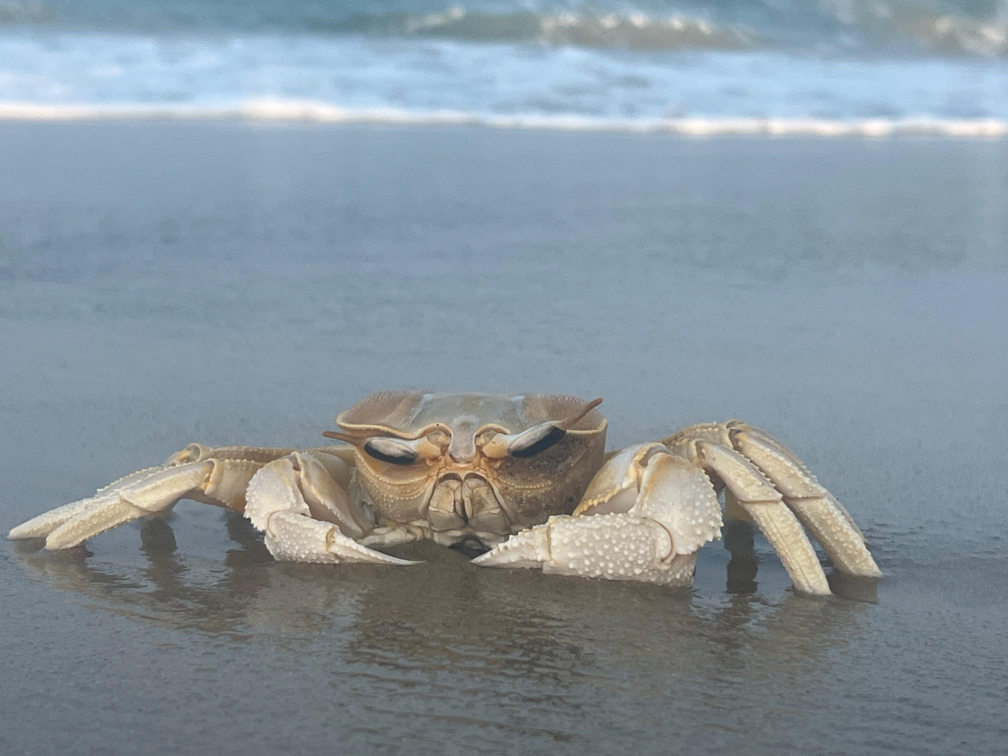
#> input picture images/crab.jpg, 4032 x 3024 px (shown at 1/4 size)
$ jupyter execute --allow-errors L02_Point_Operations.ipynb   (shell and % lines are left out)
#> lines starting #> are read from the running program, lines starting #| are printed output that depends on the picture
[cell 1]
import cv2 as cv
import numpy as np
import matplotlib.pyplot as plt

### 1. Creating a 6*8 Image

#### 1.1 A Grayscale Image

[cell 2]
im = np.zeros((6,8), dtype=np.uint8)
im[2,3] = 255
fig, ax = plt.subplots(1, 1, figsize=(6,8))
ax.imshow(im, cmap='gray', vmin=0, vmax=255)
ax.xaxis.set_ticks_position('top')
plt.show()

#### 1.2 A Colour Image

[cell 3]
im = np.zeros((6,8,3), dtype=np.uint8)
im[2,3] = [255, 0, 0]
fig, ax = plt.subplots(1, 1, figsize=(6,8))
ax.imshow(im)
ax.xaxis.set_ticks_position('top')
plt.show()

### 2. Image Opening and Displaying

#### 2.1 Displaying using Matplotlib

[cell 4]
im = cv.imread('images/elephants.jpg')
fig, ax = plt.subplots(1, 1, figsize=(6,8))
#> (the rest of this cell did not finish here and is left out)

#### 2.2 Displaying using OpenCV

[cell 5]
im = cv.imread('images/elephants.jpg')

# Resize to fit screen (e.g., 800×600)
scale_percent = 20  # percent of original size
#> (the rest of this cell did not finish here and is left out)

### 3. Image Properties

#> (a cell that did not finish here is left out)

### 4. Increasing the Brightness

[cell 7]
im_1 = cv.imread('images/crab.jpg', cv.IMREAD_GRAYSCALE)
#> im_1: shape (3024, 4032); min 40, max 255, mean 145.1
im_2 = cv.add(im_1, 100)
fig, ax = plt.subplots(1, 2, figsize=(12, 6))
ax[0].imshow(im_1, cmap='gray', vmin=0, vmax=255)
ax[0].set_title('Original Image')
ax[1].imshow(im_2, cmap='gray', vmin=0, vmax=255)
ax[1].set_title("Brightness Increased")

#for a in ax:
    #a.axis('off')

plt.show()

### 5. Obtaining One Colour Plane

[cell 8]
im = cv.imread('images/colourful.jpg') # BGR image
#> (the rest of this cell did not finish here and is left out)

### 6. Sampling and Reconstruction

### 7. Image Resampling and Interpolation

#### 7.1 Demosaicing

[cell 9]
import cv2
import numpy as np
import matplotlib.pyplot as plt

# Simulate a Bayer pattern with color variation
bayer_color = np.zeros((8, 8), dtype=np.uint8)

# Create a pattern: Red on even rows, Blue on odd rows
for i in range(8):
    for j in range(8):
        if i % 2 == 0:
            if j % 2 == 0:
                bayer_color[i, j] = 255  # Red pixel
            else:
                bayer_color[i, j] = 128  # Green pixel
        else:
            if j % 2 == 0:
                bayer_color[i, j] = 128  # Green pixel
            else:
                bayer_color[i, j] = 255  # Blue pixel

# Apply demosaicing
color_result = cv2.cvtColor(bayer_color, cv2.COLOR_BayerGR2BGR)

# Display
plt.figure(figsize=(10, 4))

plt.subplot(1, 2, 1)
plt.title("Simulated Bayer Pattern")
plt.imshow(bayer_color, cmap='gray')
plt.axis('off')

plt.subplot(1, 2, 2)
plt.title("After Demosaicing")
plt.imshow(cv2.cvtColor(color_result, cv2.COLOR_BGR2RGB))
plt.axis('off')

plt.tight_layout()
plt.show()

### 8. Intensity Transformations

#### 8.1 Identity Transform T(.) = 1
- Nothing changes in output image

[cell 10]
f = cv.imread('images/seashell.jpg', cv.IMREAD_GRAYSCALE)
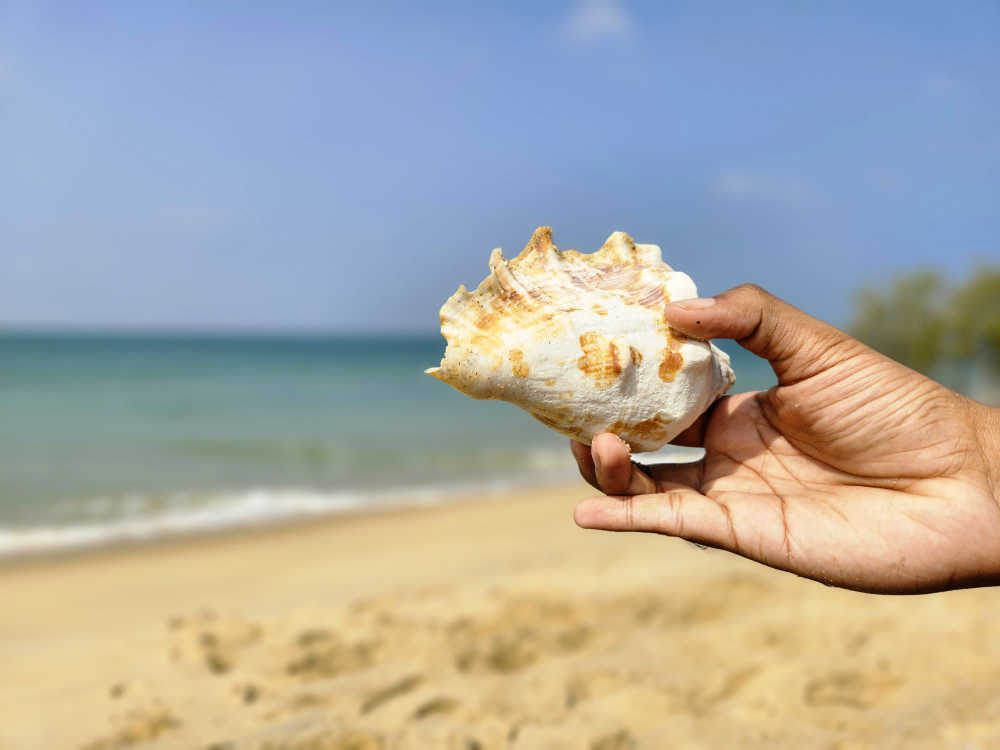
#> input picture images/seashell.jpg, 4000 x 3000 px (shown at 1/4 size)
#> f: shape (3000, 4000); min 0, max 255, mean 169.7
t = np.arange(256, dtype=np.uint8)
g = t[f]

fig, ax = plt.subplots(1, 2, figsize=(8,8))
ax[0].imshow(cv.cvtColor(f, cv.COLOR_BGR2RGB))
ax[0].set_title('Original Image')
ax[1].imshow(cv.cvtColor(g, cv.COLOR_BGR2RGB))
ax[1].set_title('Transformed Image')

plt.show()

#### 8.2 Negative transformation

[cell 11]
f = cv.imread('images/seashell.jpg', cv.IMREAD_GRAYSCALE)
t = np.arange(255, -1, -1, dtype=np.uint8) # start, stop, step
g = t[f]

fig, ax = plt.subplots(1, 2, figsize=(8,8))
ax[0].imshow(cv.cvtColor(f, cv.COLOR_BGR2RGB))
ax[0].set_title('Original Image')
ax[1].imshow(cv.cvtColor(g, cv.COLOR_BGR2RGB))
ax[1].set_title('Transformed Image')

plt.show()

#### 8.3 Intensity Windowing

[cell 12]
c = np.array([(100, 50), (150, 200)])

t1 = np.linspace(0, c[0,1], c[0,0]+1-0).astype('uint8')
t2 = np.linspace(c[0,1]+1, c[1,1], c[1,0]-c[0,0]).astype('uint8')
t3 = np.linspace(c[1,1]+1, 255, 255-c[1,0]).astype('uint8')

transform = np.concatenate((t1, t2), axis=0).astype('uint8')
transform = np.concatenate((transform, t3), axis=0).astype('uint8')
print(len(transform))

image_orig = cv.imread('images/crab.jpg', cv.IMREAD_GRAYSCALE)
image_transformed = cv.LUT(image_orig, transform)
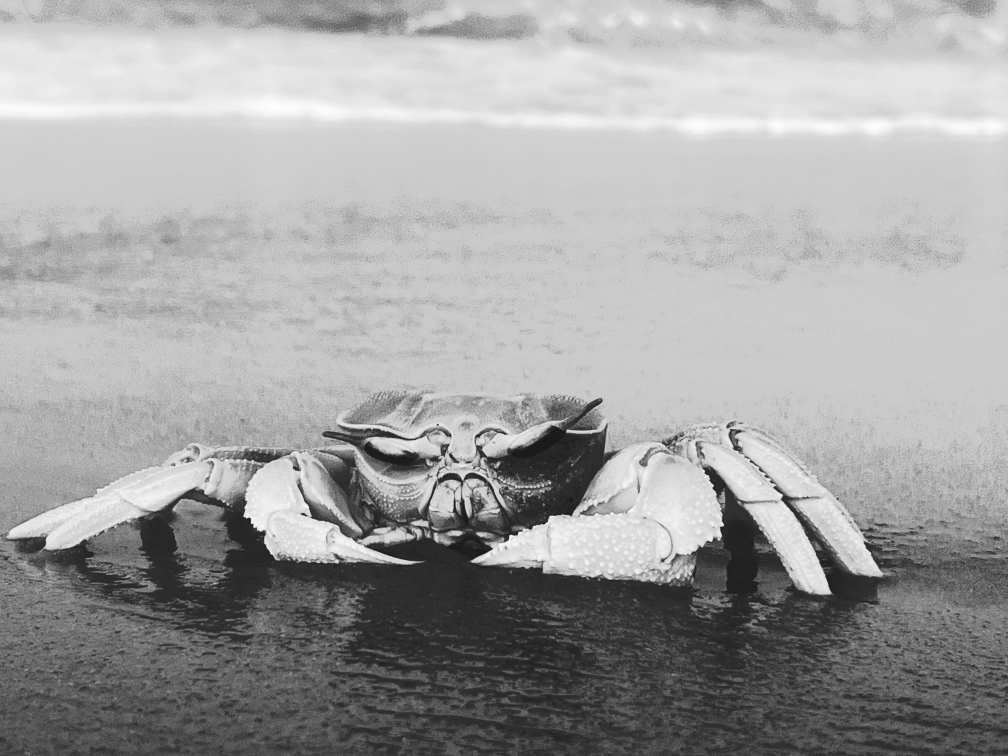
#> image_transformed: shape (3024, 4032) (shown at 1/4 size); min 20, max 255, mean 162

fig, ax = plt.subplots(1, 2, figsize=(8,8))
ax[0].imshow(cv.cvtColor(image_orig, cv.COLOR_BGR2RGB))
ax[0].set_title('Original Image')
ax[1].imshow(cv.cvtColor(image_transformed, cv.COLOR_BGR2RGB))
ax[1].set_title('Transformed Image')

#### 8.4 Gamma Correction

##### 8.4.1 Dakening the image (gamma > 1)

[cell 13]
gamma1 = 2
t = np.array([(i/255.0)**(gamma1)*255 for i in np.arange(0, 256)]).astype('uint8')

g = cv.LUT(image_orig, t)
#> g: shape (3024, 4032)

fig, ax = plt.subplots(1, 2, figsize=(8,8))
ax[0].imshow(cv.cvtColor(image_orig, cv.COLOR_BGR2RGB))
ax[0].set_title('Original Image')
ax[1].imshow(cv.cvtColor(g, cv.COLOR_BGR2RGB))
ax[1].set_title('Transformed Image')

##### 8.4.2 Brightening the image (gamma < 1)

[cell 14]
gamma2 = 0.5
t = np.array([(i/255.0)**(gamma2)*255 for i in np.arange(0, 256)]).astype('uint8')

im = cv.imread('images/night.jpg', cv.IMREAD_GRAYSCALE)
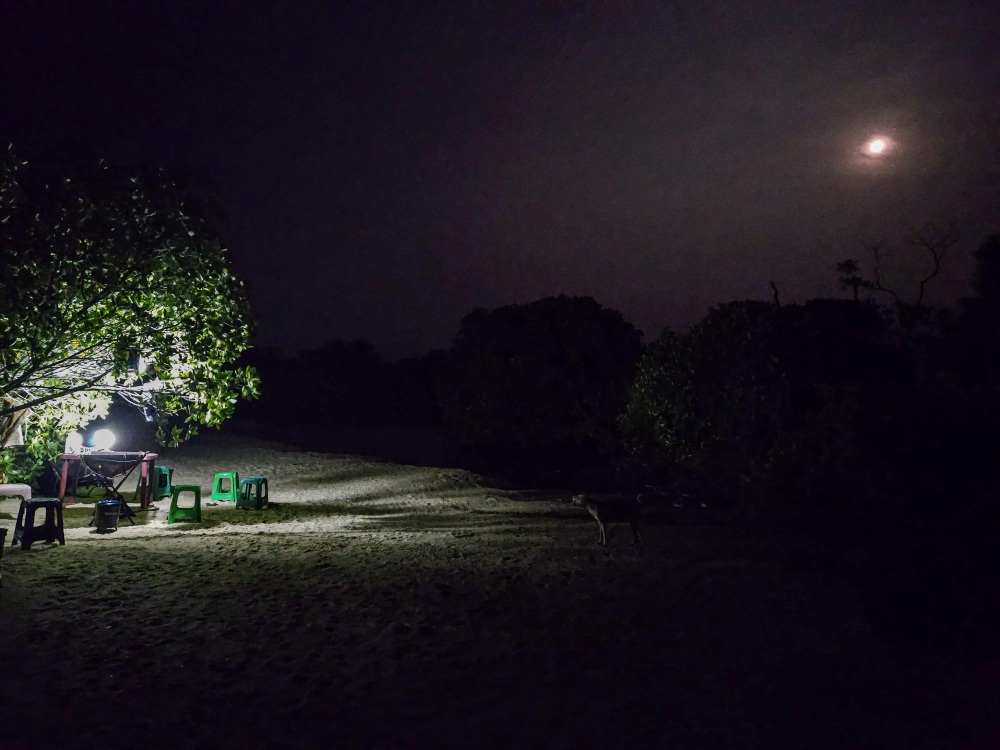
#> input picture images/night.jpg, 4000 x 3000 px (shown at 1/4 size)
#> im: shape (3000, 4000); min 0, max 250, mean 25.6
g = cv.LUT(im, t)
#> g: shape (3000, 4000)

fig, ax = plt.subplots(1, 2, figsize=(8,8))
ax[0].imshow(cv.cvtColor(im, cv.COLOR_BGR2RGB))
ax[0].set_title('Original Image')
ax[1].imshow(cv.cvtColor(g, cv.COLOR_BGR2RGB))
ax[1].set_title('Transformed Image')

#### 8.5 Histograms

##### 8.5.1 Histogram Equalization using OpenCV

[cell 15]
f = cv.imread('images/sun-and-sea.jpg', cv.IMREAD_GRAYSCALE)
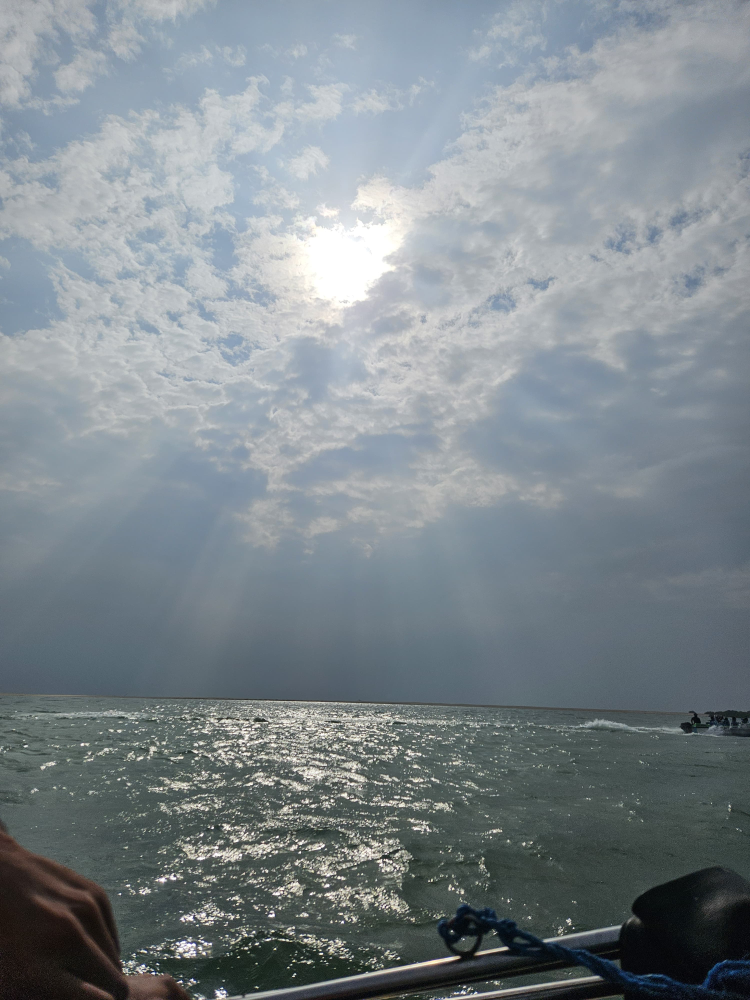
#> input picture images/sun-and-sea.jpg, 3000 x 4000 px (shown at 1/4 size)
#> f: shape (4000, 3000); min 0, max 255, mean 133.4
g = cv.equalizeHist(f)
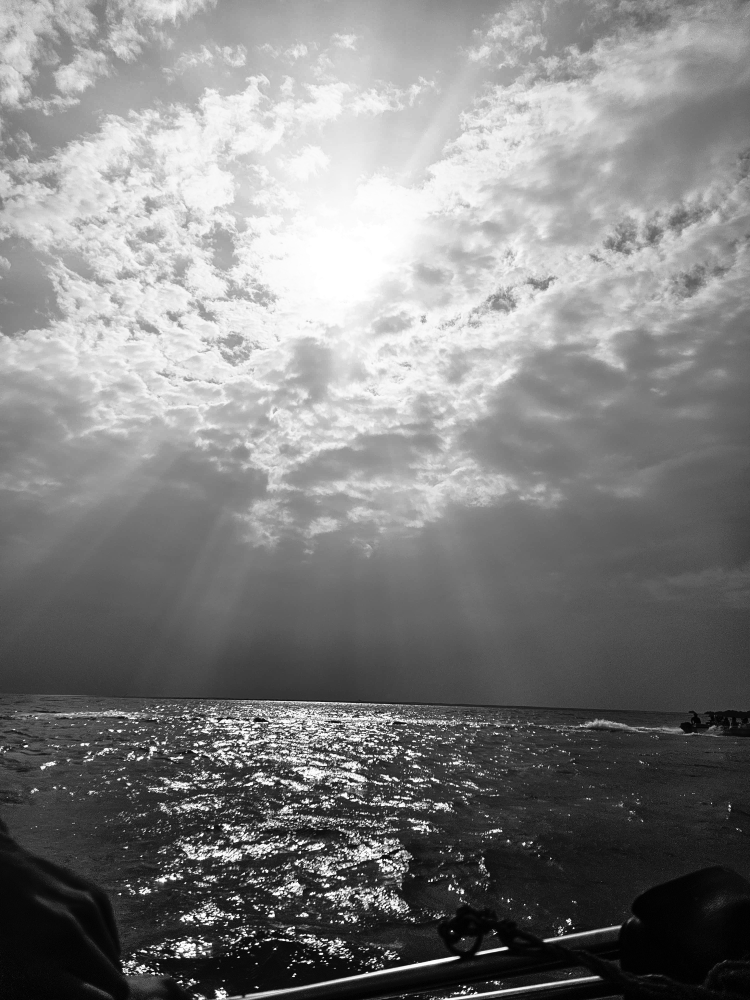
#> g: shape (4000, 3000) (shown at 1/4 size); min 0, max 255, mean 128.2

fig, ax = plt.subplots(1, 2, figsize=(8,8))
ax[0].imshow(cv.cvtColor(f, cv.COLOR_BGR2RGB))
ax[0].set_title('Original Image')
ax[1].imshow(cv.cvtColor(g, cv.COLOR_BGR2RGB))
ax[1].set_title('Transformed Image')
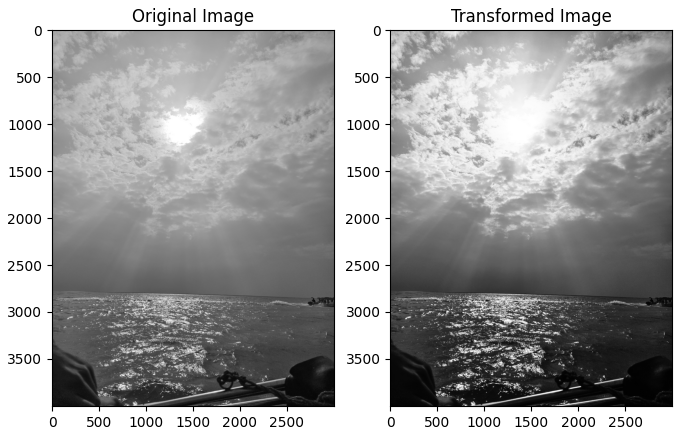
#> figure drawn by matplotlib, 2 panels
